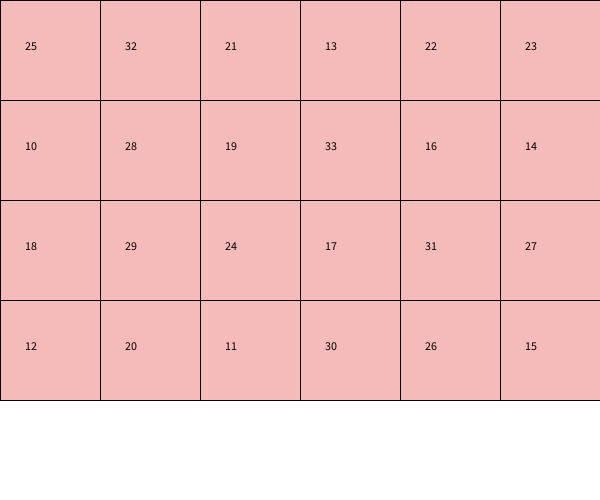
Frame 1 (no input)
Frame 60 (the mouse pressed at the canvas centre just before this capture): identical to frame 1, image omitted
Frame 120 (the mouse held since frame 60 and released just before this capture): identical to frame 1, image omitted

The Processing sketch that drew this single still picture (run headless with seeded random() and noise(); from frame 60 on, the mouse is pressed at the canvas centre):

// Processing sketch: week11_3_random_seat_array_value_swap
// ── week11_3_random_seat_array_value_swap.pde
void setup(){
  size(600,500);
  for(int i=0;i<4;i++){
    for(int j=0;j<6;j++){
      value[i][j]=i*6+j+10;//從10開始數字不重複
    }
   }
for(int k=0;k<20;k++){
  int i=int(random(4)),j=int(random(6));
  int i2=int(random(4)),j2=int (random(6));
  int temp=value[i][j];
  value[i][j]=value[i2][j2];
  value[i2][j2]=temp;
  }
}
int[][]value=new int[4][6];
void draw(){
  background(255);
  for(int i=0;i<4;i++){
    for(int j=0;j<6;j++){
    fill(#F5BABA);rect(j*100 , i*100 , 100 , 100);
    fill(0); text(value[i][j],j*100+25,i*100+50);
    }
  }
}
